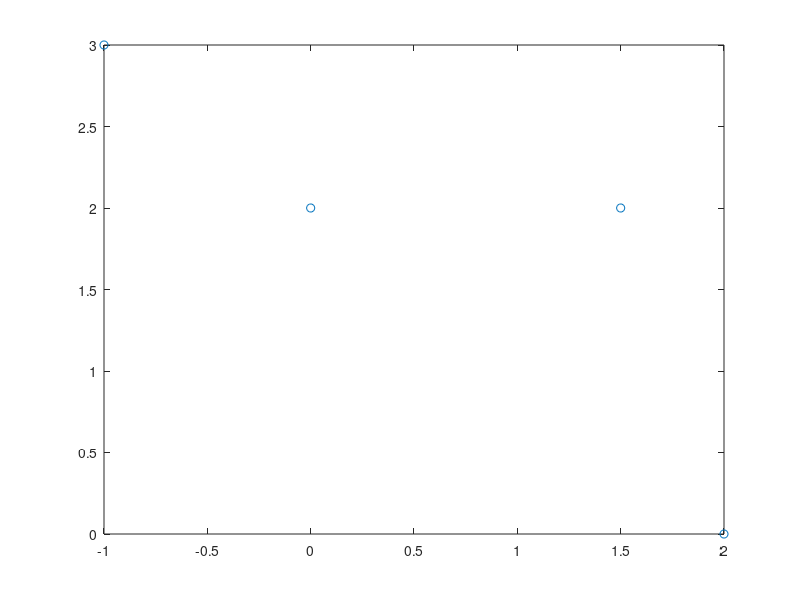
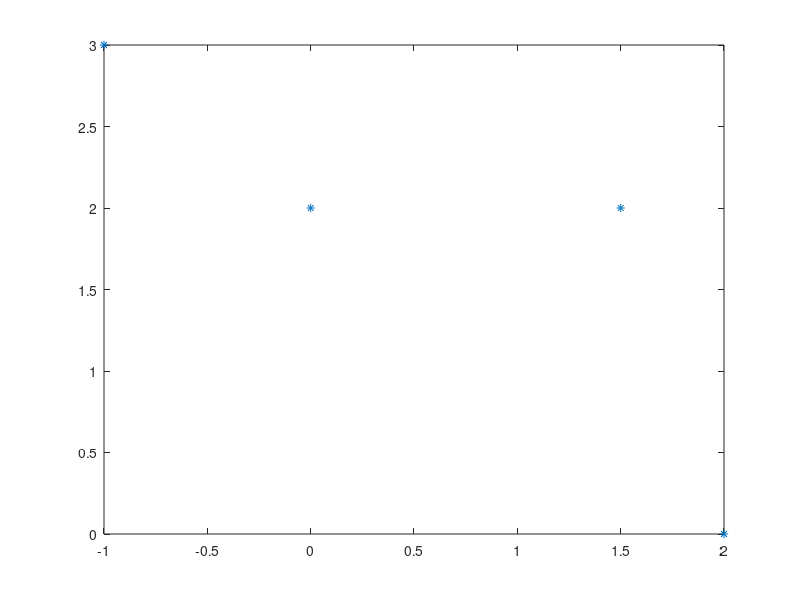
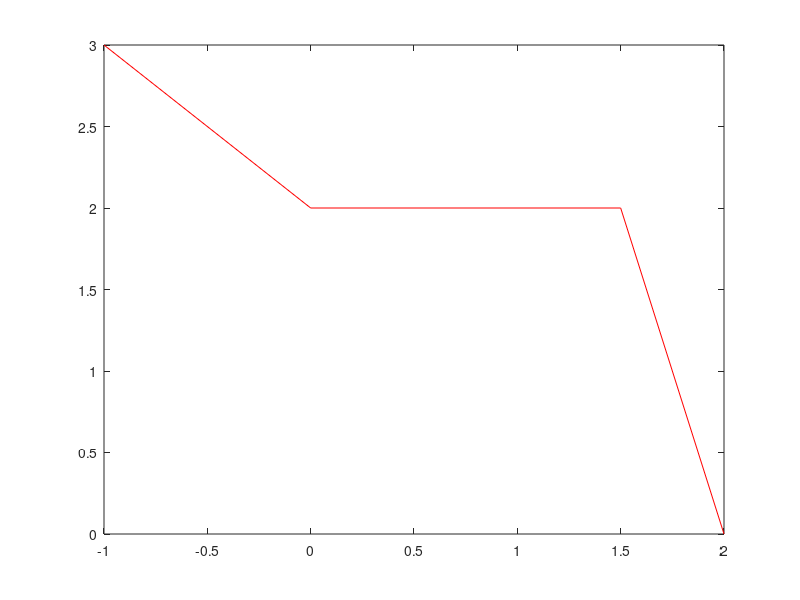
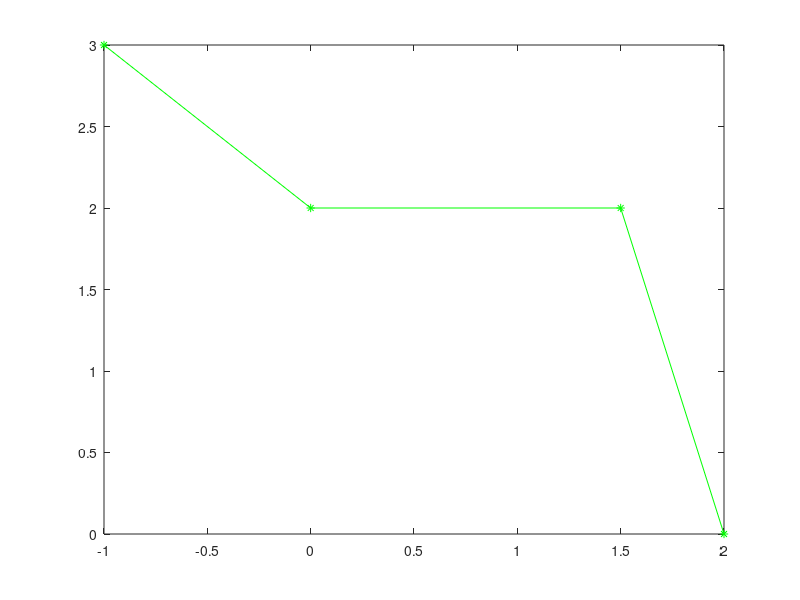

Recreate these plots in MATLAB, in order.
x=[-1 0 1.5 2]; 
y=[3 2 2 0];

figure 1
plot(x,y,'o')
figure 2
plot(x,y,'*')
figure 3
plot(x,y,'r')
figure 4
plot(x,y,'g*-')
